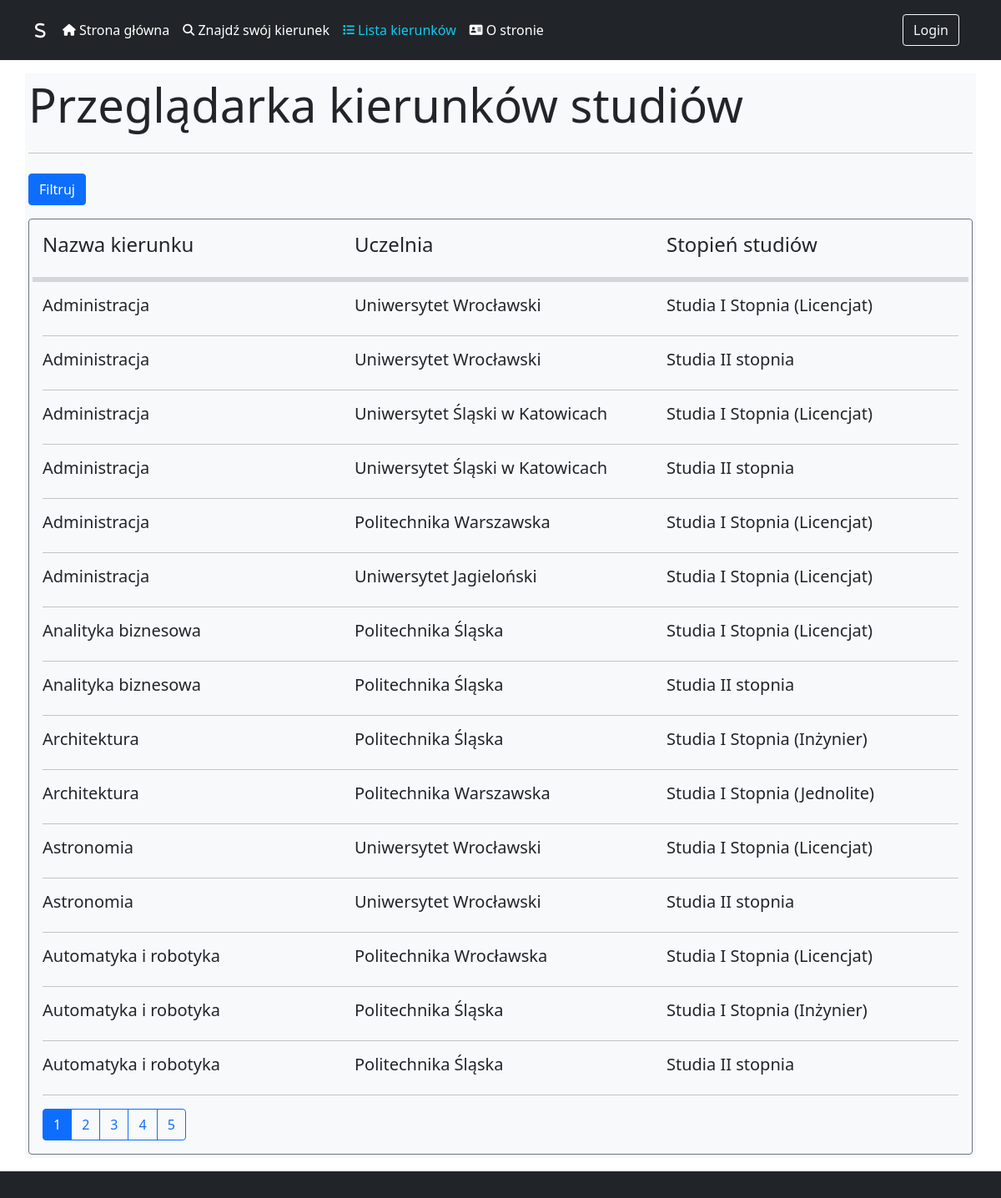
/FieldListView, run on the app's committed database.
### supporting_system/models.py (models this page shows, shortened)
class Field_of_Study(models.Model):
    DEGREES = (
        ('Licencjat', 'Licencjat'),
        ('Inżynier', 'Inżynier'),
        ('Magister', 'Magister'),
        ('Jednolite', 'Jednolite')
    )
    STUDY_MODE = (
        ('Stacjonarne','Stacjonarne'),
        ('Niestacjonarne', 'Niestacjonarne'),
        ('Stacjonarne i niestacjonarne', 'Stacjonarne i niestacjonarne')
    )
    name = models.CharField(max_length=100, default='Nieznane studia')
    degree = models.CharField(max_length=20, choices=DEGREES)
    study_mode = models.CharField(max_length=30, choices=STUDY_MODE)
    language = models.CharField(max_length=20,default='Polski')
    university = models.ForeignKey("University", on_delete=models.CASCADE, to_field='id')
    description = models.TextField(max_length=1000)
    link_to_site = models.CharField(max_length=255, default='Brak linku do strony')
    class Meta:
        verbose_name_plural = 'Field of Studies'

class University(models.Model):
    TYPES = (
        ('Uniwersytet','Uniwersytet'),
        ('Akademia Wychowania Fizycznego','Akademia Wychowania Fizycznego'),
        ('Uczelnia Ekonomiczna','Uczelnia Ekonomiczna'),
        ('Uczelnia Pedagogiczna','Uczelnia Pedagogiczna'),
        ('Uczelnia Przyrodniczo-Rolnicza','Uczelnia Przyrodniczo-Rolnicza'),
        ('Uczelnia Techniczna','Uczelnia Techniczna')
    )
    name = models.CharField(max_length=200, default='Nieznany Uniwersytet')
    city = models.CharField(max_length=50, default='Nieznane Miasto')
    type = models.CharField(max_length=30, choices=TYPES)
    rank_overall = models.IntegerField(default=0)
    rank_in_type = models.IntegerField(default=0)
    link_to_site =  models.CharField(max_length=255, default='Brak linku do strony')
    class Meta:
        verbose_name_plural = 'Universities'
    def __str__(self):
        return f'{self.name}'

### supporting_system/views.py (the view, shortened to what this page needs)
# urls.py: path('FieldListView', FieldView, name='FieldListView'),
def FieldView(request):
    queryset = Field_of_Study.objects.all().order_by('name')
    if 'clear' in request.GET:
        return HttpResponseRedirect(reverse('FieldListView'))
    else:
        degree = request.GET.getlist('degree')
        university = request.GET.getlist('university')
        if university != []:
            queryset = queryset.filter(university__in=university)
        language = request.GET.getlist('language')
        if language != []:
            queryset = queryset.filter(language__in=language)
        city = request.GET.getlist('city')
        if city != []:
            queryset = queryset.filter(university__city__in=city)
        study_mode = request.GET.getlist('study_mode')
        if study_mode != []:
            if len(study_mode) == 2:
                study_mode.append('Stacjonarne i niestacjonarne')
            queryset = queryset.filter(study_mode__in=study_mode)
        subjects = request.GET.getlist('subjects')
        if subjects != []:
            allowed_fields = filter_by_subjects(queryset,subjects)
            queryset = queryset.filter(id__in=allowed_fields)
    paginator = Paginator(queryset, 15)
    page = request.GET.get('page')
    try:
        response = paginator.page(page)
    except PageNotAnInteger:
        response = paginator.page(1)
    except EmptyPage:
        response = paginator.page(paginator.num_pages)
    initials = {
        'degree':degree,'university':university,'subjects':subjects,
        'language':language, 'city':city, 'study_mode':study_mode
        }
    context = {
        'form':FieldFilterForm(initial=initials),
        'fields':response,
        'initials':initials
    }
    return render(request, 'supporting_system/fields_list_view.html', context)

### supporting_system/models.py (called while the page is built)
    def __str__(self):
        return f'{self.subject}'

### supporting_system/templatetags/tags.py (called while the page is built)
@register.filter(name='return_subjects_with_alternatives_of_given_field')
def return_subject_with_alternatives_of_given_field(id):
    obj = Exam_Subjects.objects.filter(field_of_study=id).all().order_by('subject')
    to_display = []
    for attribiute in obj:
        try:
            alternative_obj = Alternative_Exam_Subjects.objects.filter(main_subject=attribiute.id).all().order_by('subject__subject')
            temp_string = f'{attribiute.subject.subject}'
            for alternative_subject in alternative_obj:
                temp_string += f' lub {alternative_subject.subject.subject}'
            to_display.append(temp_string)
        except Alternative_Exam_Subjects.DoesNotExist:
            to_display.append(attribiute.subject.subject)
    if to_display == []:
        to_display = None
    return to_display

@register.filter(name='return_city_of_given_field')
def return_city_of_given_field(id):
    queryset = Field_of_Study.objects.get(id=id)
    return  queryset.university.city

@register.filter(name='return_ranking_overall_of_given_uni')
def return_ranking_overall_of_given_uni(id):
    queryset = Field_of_Study.objects.get(id=id)
    return  queryset.university.rank_overall

@register.filter(name='return_ranking_in_type_of_given_uni')
def return_ranking_in_type_of_given_uni(id):
    queryset = Field_of_Study.objects.get(id=id)
    return  queryset.university.rank_in_type

@register.filter(name='return_current_filters')
def return_current_filters(initials:dict):
    next_url = f''
    for key,values in initials.items():
        if values != []:
            for val in values:
                next_url += f'&{key}={val}'
    return  next_url

@register.filter(name='check_if_discover_url')
def check_if_discover_url(url):
    if 'Discover' in url:
        return True
    else:
        return False

### supporting_system/templates/supporting_system/fields_list_view.html (shortened to what this page needs)
{% extends "base.html" %}
{% load tags %}
{% block content %}
<div class="jumbotron">
    <h2 class="display-4">Przeglądarka kierunków studiów</h2>
    <hr class="my-4">
</div>
<button class="btn btn-primary" data-bs-toggle="collapse" data-bs-target="#filtersSection">Filtruj</button>
<div class="container mt-3 border border-secondary p-3 rounded">
    <div class="row">
        <div class="col-sm">
            <h4 class="bold">Nazwa kierunku</h4>
        </div>
        <div class="col-sm">
            <h4>Uczelnia</h4>
        </div>
        <div class="col-sm">
            <h4>Stopień studiów</h4>
        </div>
        <hr class="border border-3 border-secondary opticity-75 my-3">
    </div>
    {% for field in fields %}
        <div class="row jumbotron mb-3" data-bs-toggle="collapse" data-bs-target="#{{ field.id }}" aria-expanded="false">
            <div class="col-sm">
                <h5 class="bold"> {{field.name}}</h5>
            </div>
            <div class="col-sm">
                <h5>{{field.university.name}}</h5>
            </div>
            <div class="col-sm">
                <h5>
                  {% if field.degree == "Magister" %}
                    Studia II stopnia
                {% else %}
                    Studia I Stopnia ({{field.degree}})
                {% endif %}
                </h5>
            </div>
        </div>
        <hr class="my-6">
    {% endfor %}
    <div class="pagination">
        <div class="btn-toolbar" role="toolbar" aria-label="Toolbar with button group">
            <div class="btn-group me-2" role="group">
                {% for page in fields.paginator.page_range %}
                    {% if page == fields.number %}
                        <a href="?page={{ page }}{{initials|return_current_filters}}" class="btn btn-outline-primary active">{{ page }}</a>
                    {% else %}
                        <a href="?page={{ page }}{{initials|return_current_filters}}" class="btn btn-outline-primary">{{ page }}</a>
                    {% endif %}
                {% endfor %}
            </div>
        </div>
    </div>
</div>
{% endblock %}

### static/templates/base.html (shortened to what this page needs)
{% load static %}
{% load tags %}
<!DOCTYPE html>
<html lang="en">
<head>
    <link href="https://cdn.jsdelivr.net/npm/bootstrap@5.0.2/dist/css/bootstrap.min.css" rel="stylesheet">
    <link rel="stylesheet" href="{% static 'css/style.css' %}" type="'text/css" media="all"/>
</head>
<body>
  <header class="p-3 bg-dark text-white">
      <div class="container">
        <div class="d-flex flex-wrap align-items-center justify-content-center justify-content-lg-start">
          <a href="{% url 'MainPageView' %}" class="d-flex align-items-center mb-2 mb-lg-0 text-white text-decoration-none">
            <i class="fa-solid fa-s fa-lg fa-beat" style="color: #ffffff;"></i>  &nbsp; &nbsp;
          </a>
          <ul class="nav col-12 col-lg-auto me-lg-auto mb-2 justify-content-center mb-md-0">
            <li> <a href="{% url 'MainPageView' %}" class="nav-link px-2 {% if request.resolver_match.url_name == 'MainPageView' %}text-info{% else %}text-white{% endif %}"><i class="fa-solid fa-house fa-sm"></i> Strona główna</a></li>
            <li> <a href="{% url 'DiscoverView' %}" class="nav-link px-2 {% if request.resolver_match.url_name|check_if_discover_url %}text-info{% else %}text-white{% endif %}"><i class="fa-solid fa-magnifying-glass fa-sm"></i> Znajdź swój kierunek</a></li>
            <li> <a href="{% url 'FieldListView' %}" class="nav-link px-2 {% if request.resolver_match.url_name == 'FieldListView' %}text-info{% else %}text-white{% endif %}"><i class="fa-solid fa-list fa-sm"></i> Lista kierunków</a></li>
            <li> <a href="{% url 'AboutView' %}" class="nav-link px-2 {% if request.resolver_match.url_name == 'AboutView' %}text-info{% else %}text-white{% endif %}"><i class="fa-solid fa-address-card fa-sm"></i> O stronie</a></li>
        </ul>
          <div class="text-end">
              {% if user.is_authenticated %}
                  Hi {{ user.username }}!
                  <button type="button" class="btn btn-outline-light me-2" onclick="document.location='{% url 'logout' %}';">Log Out</button>
              {% else %}
                  <button type="button" class="btn btn-outline-light me-2" onclick="document.location='{% url 'login' %}';">Login</button>
              {% endif %}
          </div>
        </div>
      </div>
    </header>
    <div class="container my-3 mx-auto p-1 bg-light">
        {% block content %}
        {% endblock %}
    </div>
    <footer class="p-3 bg-dark text-white">
  </footer>
</body>
</html>

### data on the page
Field_of_Study: name "Administracja", university.name "Uniwersytet Wrocławski", degree "Licencjat"
Field_of_Study: name "Administracja", university.name "Uniwersytet Wrocławski", degree "Studia II stopnia"
Field_of_Study: name "Administracja", university.name "Uniwersytet Śląski w Katowicach", degree "Licencjat"
Field_of_Study: name "Administracja", university.name "Uniwersytet Śląski w Katowicach", degree "Studia II stopnia"
Field_of_Study: name "Administracja", university.name "Politechnika Warszawska", degree "Licencjat"
Field_of_Study: name "Administracja", university.name "Uniwersytet Jagieloński", degree "Licencjat"
Field_of_Study: name "Analityka biznesowa", university.name "Politechnika Śląska", degree "Licencjat"
Field_of_Study: name "Analityka biznesowa", university.name "Politechnika Śląska", degree "Studia II stopnia"
Field_of_Study: name "Architektura", university.name "Politechnika Śląska", degree "Inżynier"
Field_of_Study: name "Architektura", university.name "Politechnika Warszawska", degree "Jednolite"
Field_of_Study: name "Astronomia", university.name "Uniwersytet Wrocławski", degree "Licencjat"
Field_of_Study: name "Astronomia", university.name "Uniwersytet Wrocławski", degree "Studia II stopnia"
Field_of_Study: name "Automatyka i robotyka", university.name "Politechnika Wrocławska", degree "Licencjat"
Field_of_Study: name "Automatyka i robotyka", university.name "Politechnika Śląska", degree "Inżynier"
Field_of_Study: name "Automatyka i robotyka", university.name "Politechnika Śląska", degree "Studia II stopnia"

### other printed values
{{ page }} "1"
{{ page }} "2" "3" "4" "5"
